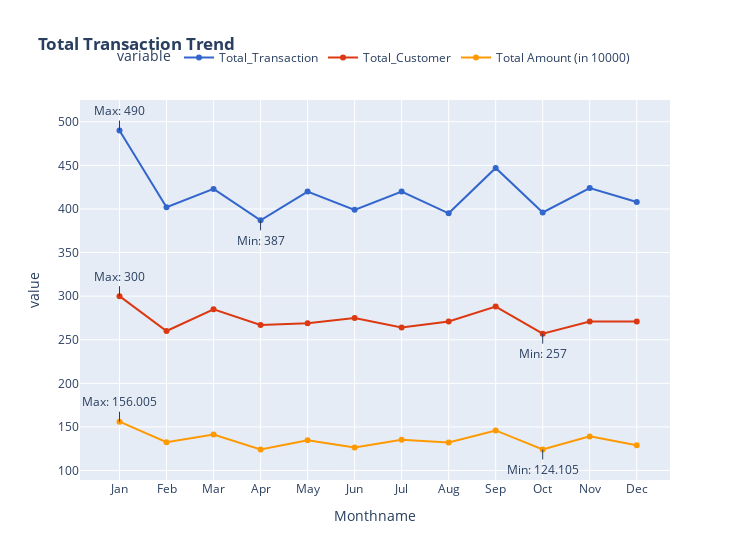

Source (notebook cell):
### Code cell
fig = py.line(transactionbydate, x='Monthname', y=['Total_Transaction', 'Total_Customer', 'Total Amount (in 10000)'], title='<b>Total Transaction Trend</b>', color = 'variable', markers = True,  width = 750, color_discrete_sequence=py.colors.qualitative.G10)

min_value1 = transactionbydate['Total_Transaction'].min()
max_value1 = transactionbydate['Total_Transaction'].max()

min_value2 = transactionbydate['Total_Customer'].min()
max_value2 = transactionbydate['Total_Customer'].max()

min_value3 = transactionbydate['Total Amount (in 10000)'].min()
max_value3 = transactionbydate['Total Amount (in 10000)'].max()

fig.update_layout(annotations=[
     dict(x=transactionbydate.loc[transactionbydate['Total_Transaction'] == min_value1, 'Monthname'].iloc[0],
         y=min_value1,
         xref="x", yref="y",
         text=f"Min: {min_value1}",
         ax=0, ay=20),
    dict(x=transactionbydate.loc[transactionbydate['Total_Transaction'] == max_value1, 'Monthname'].iloc[0],
         y=max_value1,
         xref="x", yref="y",
         text=f"Max: {max_value1}",
         ax=0, ay=-20),
    dict(x=transactionbydate.loc[transactionbydate['Total_Customer'] == min_value2, 'Monthname'].iloc[0],
         y=min_value2,
         xref="x", yref="y",
         text=f"Min: {min_value2}",
         ax=0, ay=20),
    dict(x=transactionbydate.loc[transactionbydate['Total_Customer'] == max_value2, 'Monthname'].iloc[0],
         y=max_value2,
         xref="x", yref="y",
         text=f"Max: {max_value2}",
         ax=0, ay=-20),
     dict(x=transactionbydate.loc[transactionbydate['Total Amount (in 10000)'] == min_value3, 'Monthname'].iloc[0],
         y=min_value3,
         xref="x", yref="y",
         text=f"Min: {min_value3}",
         ax=0, ay=20),
    dict(x=transactionbydate.loc[transactionbydate['Total Amount (in 10000)'] == max_value3, 'Monthname'].iloc[0],
         y=max_value3,
         xref="x", yref="y",
         text=f"Max: {max_value3}",
         ax=0, ay=-20)
])
fig.update_layout(legend=dict(orientation="h", yanchor="top", y=1.15, xanchor="center", x=0.5))

### Figure 1 — Plotly figure (JSON) as saved in the notebook; plotly's stock layout.template omitted (floating-point values rounded to 4 significant figures)
{"data": [{"hovertemplate": "variable=Total_Transaction<br>Monthname=%{x}<br>value=%{y}<extra></extra>", "legendgroup": "Total_Transaction", "line": {"color": "#3366CC", "dash": "solid"}, "marker": {"symbol": "circle"}, "mode": "lines+markers", "name": "Total_Transaction", "orientation": "v", "showlegend": true, "type": "scatter", "x": ["Jan", "Feb", "Mar", "Apr", "May", "Jun", "Jul", "Aug", "Sep", "Oct", "Nov", "Dec"], "xaxis": "x", "y": [490, 402, 423, 387, 420, 399, 420, 395, 447, 396, 424, 408], "yaxis": "y"}, {"hovertemplate": "variable=Total_Customer<br>Monthname=%{x}<br>value=%{y}<extra></extra>", "legendgroup": "Total_Customer", "line": {"color": "#DC3912", "dash": "solid"}, "marker": {"symbol": "circle"}, "mode": "lines+markers", "name": "Total_Customer", "orientation": "v", "showlegend": true, "type": "scatter", "x": ["Jan", "Feb", "Mar", "Apr", "May", "Jun", "Jul", "Aug", "Sep", "Oct", "Nov", "Dec"], "xaxis": "x", "y": [300, 260, 285, 267, 269, 275, 264, 271, 288, 257, 271, 271], "yaxis": "y"}, {"hovertemplate": "variable=Total Amount (in 10000)<br>Monthname=%{x}<br>value=%{y}<extra></extra>", "legendgroup": "Total Amount (in 10000)", "line": {"color": "#FF9900", "dash": "solid"}, "marker": {"symbol": "circle"}, "mode": "lines+markers", "name": "Total Amount (in 10000)", "orientation": "v", "showlegend": true, "type": "scatter", "x": ["Jan", "Feb", "Mar", "Apr", "May", "Jun", "Jul", "Aug", "Sep", "Oct", "Nov", "Dec"], "xaxis": "x", "y": [156.0, 132.5, 141.2, 124.2, 134.6, 126.5, 135.2, 132.1, 146.0, 124.1, 139.1, 128.9], "yaxis": "y"}], "layout": {"annotations": [{"ax": 0, "ay": 20, "text": "Min: 387", "x": "Apr", "xref": "x", "y": 387, "yref": "y"}, {"ax": 0, "ay": -20, "text": "Max: 490", "x": "Jan", "xref": "x", "y": 490, "yref": "y"}, {"ax": 0, "ay": 20, "text": "Min: 257", "x": "Oct", "xref": "x", "y": 257, "yref": "y"}, {"ax": 0, "ay": -20, "text": "Max: 300", "x": "Jan", "xref": "x", "y": 300, "yref": "y"}, {"ax": 0, "ay": 20, "text": "Min: 124.105", "x": "Oct", "xref": "x", "y": 124.1, "yref": "y"}, {"ax": 0, "ay": -20, "text": "Max: 156.005", "x": "Jan", "xref": "x", "y": 156.0, "yref": "y"}], "legend": {"orientation": "h", "title": {"text": "variable"}, "tracegroupgap": 0, "x": 0.5, "xanchor": "center", "y": 1.15, "yanchor": "top"}, "title": {"text": "<b>Total Transaction Trend</b>"}, "width": 750, "xaxis": {"anchor": "y", "domain": [0, 1], "title": {"text": "Monthname"}}, "yaxis": {"anchor": "x", "domain": [0, 1], "title": {"text": "value"}}}}
